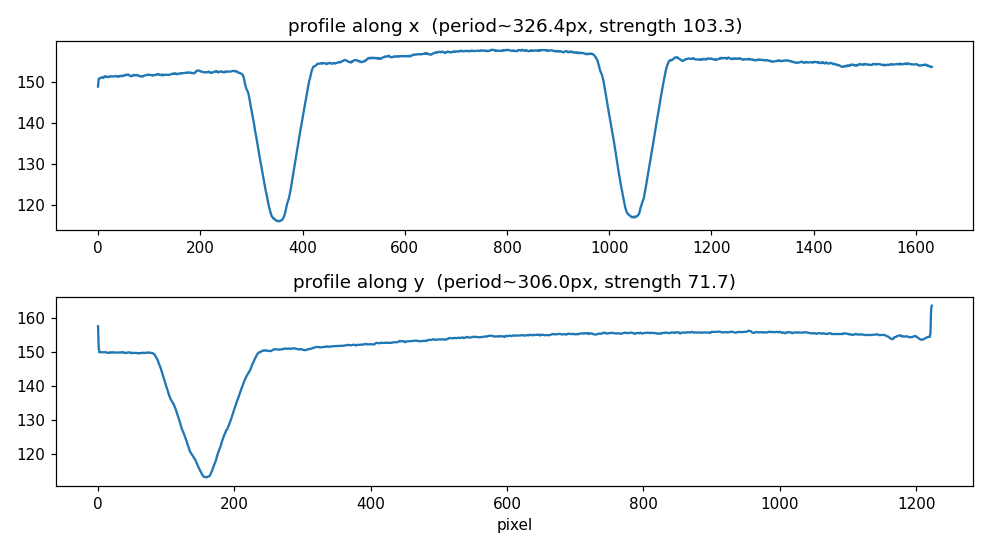
#> input picture experiments/week1-system-calibration/calibration/profiles.png, 990 x 550 px
$ python calibrate_scale.py ../calibration/profiles.png
#> lines starting #> are read from the running program, lines starting #| are printed output that depends on the picture
"""
calibrate_scale.py  (week1-system-calibration)
----------------------------------------------
Spatial calibration  um/px  for the 1632x1224 mode, from the ruler video
(a 0.1 mm = 100 um square grid). This is the CUBED lever: k_B is proportional
to (um/px)^3, so a 1% error here is 3% in k_B. We therefore measure the grid
period to sub-pixel precision and propagate an uncertainty.

Method (AUTO, default)
----------------------
1. Median several frames of the (static) ruler -> clean image, dust removed.
2. For each axis, COLLAPSE the perpendicular direction with a MEDIAN (not mean):
   a dark grid line is dark for almost every pixel along its length, so the
   median keeps it; the few rows/cols carrying the *crossing* lines are a
   minority and the median rejects them. -> one clean 1-D profile per axis.
3. Detect every dark line as a peak of the inverted profile, and locate each
   line CENTER to sub-pixel precision as the midpoint of its half-maximum
   crossings (robust for thick, flat-bottomed bars).
4. Assign each center an integer grid index (rounding to the median spacing, so
   a missing line does not corrupt the fit) and LINEAR-FIT center vs index.
   The slope is the period in px; its standard error gives the uncertainty.
5. um_per_px = pitch_um / period_px,  done for x and y, with an isotropy check.

    um_per_px = period_um / period_px        [um/px]
    d(k_B)/k_B = 3 * d(um_per_px)/um_per_px   (the cube)

Writes calibration/scale.json (+ keeps a human note) and calibration/scale_check.png
(profiles with detected centers) for you to eyeball the line count.

Usage
-----
    cd experiments/week1-system-calibration
    python scripts/calibrate_scale.py                       # ruler video, both axes
    python scripts/calibrate_scale.py --image calibration/ruler.png
    python scripts/calibrate_scale.py --dry-run             # report only, don't write scale.json
    # coarse fallback (two points read off ruler.png, 100 um apart on x):
    python scripts/calibrate_scale.py --manual --p1 365 --p2 1040 --dist-um 100 --axis x
"""

import argparse
import json
import os
import sys

import numpy as np

import _paths

DEFAULT_RULER = "measurent_0.1mm_focused.avi"


# --------------------------------------------------------------------------- IO
def _gray(a):
    a = np.asarray(a)
    if a.ndim == 3:
        a = a[..., :3].mean(axis=-1)
    return a.astype(np.float32)


def read_frames(path, n_sample=21):
    """Grayscale float32 frames sampled across the (static) ruler video."""
#> called with path = '../calibration/profiles.png', n_sample = 21
    try:
        import imageio.v3 as iio
        frames = []
        for i, fr in enumerate(iio.imiter(path, plugin="pyav")):
            if i % 3 == 0:
                frames.append(_gray(fr))
            if len(frames) >= n_sample:
                break
        if frames:
            return frames
    except Exception as e:
        print(f"[imageio/pyav failed: {e}] falling back to OpenCV", file=sys.stderr)
    import cv2
    cap = cv2.VideoCapture(path)
    if not cap.isOpened():
        sys.exit(f"could not open {path}")
    total = int(cap.get(cv2.CAP_PROP_FRAME_COUNT)) or 1
    idx = np.linspace(0, max(total - 1, 0), n_sample).astype(int)
    frames = []
    for i in idx:
        cap.set(cv2.CAP_PROP_POS_FRAMES, int(i))
        ok, fr = cap.read()
        if ok:
            frames.append(_gray(fr))
    cap.release()
    if not frames:
        sys.exit("opened the file but read no frames (codec issue).")
    return frames


def read_image(path):
    try:
        import imageio.v3 as iio
        return _gray(iio.imread(path))
    except Exception:
        import cv2
        a = cv2.imread(path, cv2.IMREAD_GRAYSCALE)
        if a is None:
            sys.exit(f"could not read image {path}")
        return a.astype(np.float32)


# ----------------------------------------------------------------- line finding
def _find_peaks(d, height, distance):
    """Local maxima of d above `height`, no two within `distance` (keep tallest)."""
    try:
        from scipy.signal import find_peaks
        pk, _ = find_peaks(d, height=height, distance=distance)
        return list(pk)
    except Exception:
        cand = [i for i in range(1, len(d) - 1)
                if d[i] >= d[i - 1] and d[i] > d[i + 1] and d[i] >= height]
        cand.sort(key=lambda i: -d[i])
        kept = []
        for i in cand:
            if all(abs(i - j) >= distance for j in kept):
                kept.append(i)
        return sorted(kept)


def _half_max_center(d, pk):
    """Sub-pixel line center = midpoint of the half-maximum crossings of peak pk."""
    half = 0.5 * d[pk]
    i = pk
    while i > 0 and d[i] > half:
        i -= 1
    xl = i if d[i + 1] == d[i] else i + (half - d[i]) / (d[i + 1] - d[i])
    j = pk
    while j < len(d) - 1 and d[j] > half:
        j += 1
    xr = j if d[j] == d[j - 1] else (j - 1) + (half - d[j - 1]) / (d[j] - d[j - 1])
    on_edge = (i == 0) or (j == len(d) - 1)
    return 0.5 * (xl + xr), on_edge


def line_centers(profile, prom_frac, distance, edge_guard):
    """Return sub-pixel centers of dark lines in a 1-D profile (bright background)."""
    d = profile.max() - profile               # dark lines -> positive peaks
    height = prom_frac * (d.max() - d.min())
    peaks = _find_peaks(d, height=height, distance=distance)
    centers = []
    n = len(d)
    for pk in peaks:
        c, on_edge = _half_max_center(d, pk)
        if on_edge or c < edge_guard or c > n - 1 - edge_guard:
            continue                          # drop partial bars at the frame edge
        centers.append(c)
    return np.array(sorted(centers))


def fit_period(centers):
    """Linear-fit line center vs grid index. Returns dict with period_px + stderr."""
    n = len(centers)
    if n < 2:
        return None
    diffs = np.diff(centers)
    m0 = float(np.median(diffs))
    idx = np.round((centers - centers[0]) / m0).astype(int)   # robust to a skipped line
    if n == 2:
        period = float(centers[1] - centers[0]) / max(idx[1], 1)
        return dict(period_px=period, period_err=np.nan, rms_px=0.0,
                    n_lines=n, n_periods=int(idx[-1]))
    coef, cov = np.polyfit(idx, centers, 1, cov=True)
    period, b = float(coef[0]), float(coef[1])
    period_err = float(np.sqrt(cov[0, 0]))
    rms = float(np.std(centers - (period * idx + b)))
    return dict(period_px=period, period_err=period_err, rms_px=rms,
                n_lines=n, n_periods=int(idx[-1]))


def measure_axis(profile, pitch_um, prom_frac, distance, edge_guard):
    c = line_centers(profile, prom_frac, distance, edge_guard)
    fit = fit_period(c)
    if fit is None:
        return None, c
    fit["mpp"] = pitch_um / fit["period_px"]
    fit["mpp_err"] = (fit["mpp"] * fit["period_err"] / fit["period_px"]
                      if np.isfinite(fit["period_err"]) else np.nan)
    fit["centers"] = c
    return fit, c


# ----------------------------------------------------------------------- driver
def main():
    p = argparse.ArgumentParser(description="Measure um/px from the ruler grid (sub-pixel).")
    p.add_argument("source", nargs="?", default=None,
                   help="ruler video or image; default = videos/" + DEFAULT_RULER)
    p.add_argument("--image", action="store_true", help="treat source as a still image")
    p.add_argument("--pitch-um", type=float, default=100.0, help="grid pitch (um); slide = 100")
    p.add_argument("--prom-frac", type=float, default=0.30, help="peak height as frac of profile range")
    p.add_argument("--min-sep", type=int, default=150, help="min px between distinct lines")
    p.add_argument("--edge-guard", type=int, default=8, help="ignore lines within N px of the edge")
    p.add_argument("--dry-run", action="store_true", help="report + plot, do NOT write scale.json")
    # manual fallback
    p.add_argument("--manual", action="store_true")
    p.add_argument("--p1", type=float); p.add_argument("--p2", type=float)
    p.add_argument("--dist-um", type=float, default=100.0)
    p.add_argument("--axis", choices=["x", "y"], default="x")
    args = p.parse_args()

    import matplotlib
    matplotlib.use("Agg")
    import matplotlib.pyplot as plt

    os.makedirs(_paths.CALIB_DIR, exist_ok=True)

    if args.manual:
        if args.p1 is None or args.p2 is None:
            sys.exit("--manual needs --p1 and --p2")
        period_px = abs(args.p2 - args.p1)
        mpp = args.dist_um / period_px
        print(f"[manual] {args.dist_um} um spans {period_px:.1f} px on {args.axis} -> "
              f"um_per_px = {mpp:.5f}")
        return

    # --- build a clean ruler image -----------------------------------------
    src = args.source or _paths.video(DEFAULT_RULER)
    if not os.path.exists(src):
        alt = os.path.join(_paths.CALIB_DIR, "ruler.png")
        if os.path.exists(alt):
            src, args.image = alt, True
        else:
            sys.exit(f"no ruler source found ({src} missing, no calibration/ruler.png)")
    if args.image:
        ruler = read_image(src); n_med = 1
        src_desc = f"image:{os.path.basename(src)}"
    else:
        frames = read_frames(src); ruler = np.median(np.stack(frames), axis=0)
        n_med = len(frames); src_desc = f"video:{os.path.basename(src)} (median of {n_med})"
    H, W = ruler.shape
    plt.imsave(os.path.join(_paths.CALIB_DIR, "ruler.png"), ruler, cmap="gray")
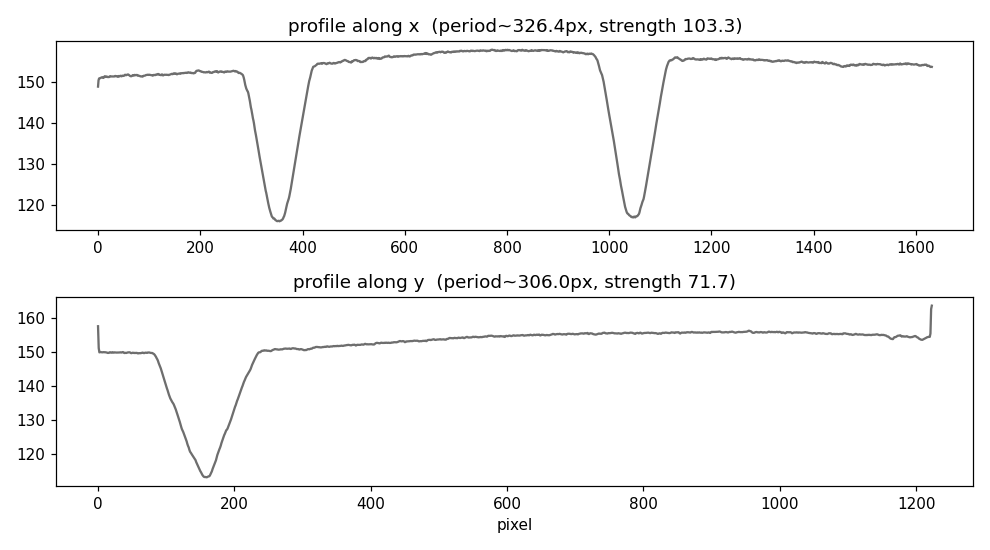
#> saved as ruler.png: shape (550, 990, 3); min 0, max 255, mean 248.1

    # --- median-collapse profiles + per-axis period -------------------------
    prof_x = np.median(ruler, axis=0)   # vertical lines -> dips along x
    prof_y = np.median(ruler, axis=1)   # horizontal lines -> dips along y
    fx, cx = measure_axis(prof_x, args.pitch_um, args.prom_frac, args.min_sep, args.edge_guard)
    fy, cy = measure_axis(prof_y, args.pitch_um, args.prom_frac, args.min_sep, args.edge_guard)

    def show(tag, f):
        if not f:
            print(f"  [{tag}] <2 lines detected -- cannot measure on this axis"); return
        e = f"+/- {f['mpp_err']:.5f}" if np.isfinite(f["mpp_err"]) else "(no unc: only 2 lines)"
        print(f"  [{tag}] {f['n_lines']} lines / {f['n_periods']} period(s): "
              f"period = {f['period_px']:.2f} px (rms {f['rms_px']:.2f}px) -> "
              f"um_per_px = {f['mpp']:.5f} {e}")
    print(f"[ruler] {W}x{H}  {src_desc}")
    show("x", fx); show("y", fy)

    # --- combine axes -------------------------------------------------------
    cand = [f for f in (fx, fy) if f]
    if not cand:
        sys.exit("no axis yielded >=2 grid lines; check --prom-frac/--min-sep and scale_check.png")
    have_err = [f for f in cand if np.isfinite(f["mpp_err"]) and f["mpp_err"] > 0]
    if len(have_err) == len(cand) and len(cand) > 1:
        w = np.array([1 / f["mpp_err"] ** 2 for f in cand])
        mpp = float(np.sum(w * np.array([f["mpp"] for f in cand])) / w.sum())
        mpp_err = float(1 / np.sqrt(w.sum()))
    else:
        best = min(cand, key=lambda f: (np.inf if not np.isfinite(f["mpp_err"]) else f["mpp_err"]))
        mpp, mpp_err = best["mpp"], best["mpp_err"]
    aniso = (abs(fx["mpp"] - fy["mpp"]) / (0.5 * (fx["mpp"] + fy["mpp"])) * 100
             if (fx and fy) else float("nan"))
    print(f"\n[result] um_per_px = {mpp:.5f} +/- {mpp_err if np.isfinite(mpp_err) else float('nan'):.5f}"
          f"   (1 px = {mpp*1000:.1f} nm)")
    if np.isfinite(aniso):
        print(f"[result] x vs y isotropy: {aniso:.2f}%  ({'square pixels OK' if aniso<3 else 'CHECK: anisotropic!'})")
    if np.isfinite(mpp_err):
        print(f"[result] -> k_B uncertainty from calibration alone ~ {300*mpp_err/mpp:.1f}% (3x, the cube)")
    print(f"[compare] previous hand value 0.14390 -> change {(mpp/0.1439-1)*100:+.2f}%  "
          f"(k_B shifts ~{((mpp/0.1439)**3-1)*100:+.1f}%)")

    # --- diagnostic plot ----------------------------------------------------
    fig, ax = plt.subplots(2, 1, figsize=(10, 6))
    for a, prof, f, name in ((ax[0], prof_x, fx, "x (vertical lines)"),
                             (ax[1], prof_y, fy, "y (horizontal lines)")):
        a.plot(prof, lw=0.8)
        if f is not None:
            for c in f["centers"]:
                a.axvline(c, color="r", lw=0.8, alpha=0.7)
            a.set_title(f"profile along {name}: {f['n_lines']} lines, "
                        f"period {f['period_px']:.2f}px, um/px {f['mpp']:.5f}")
        else:
            a.set_title(f"profile along {name}: <2 lines detected")
        a.set_ylabel("median intensity")
    ax[1].set_xlabel("pixel")
    fig.tight_layout()
    fig.savefig(os.path.join(_paths.CALIB_DIR, "scale_check.png"), dpi=120)
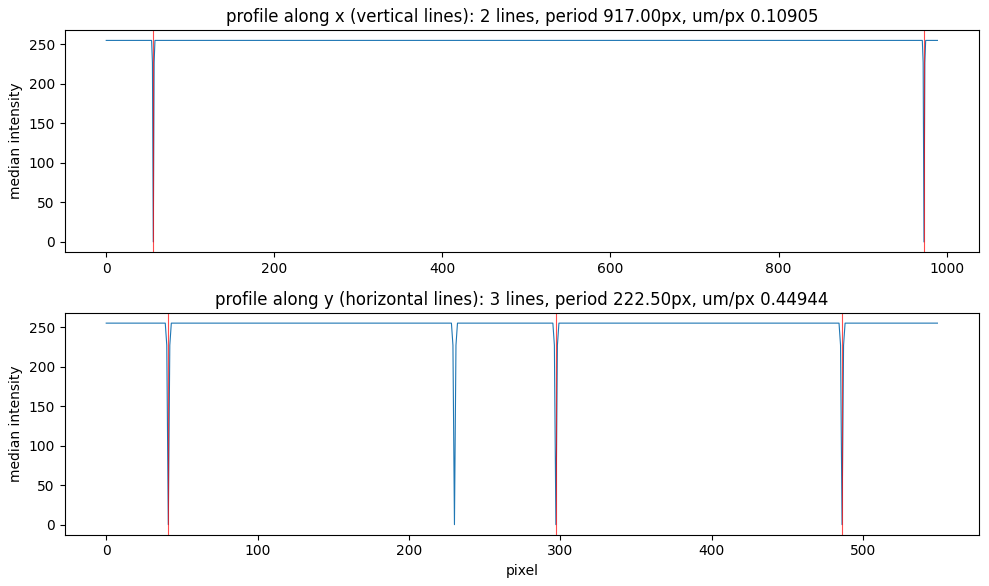
#> figure drawn by matplotlib, 2 panels; panel 1: curve peaks at x = 0, y = 255; panel 2: curve peaks at x = 0, y = 255
    print(f"[plot] wrote {os.path.join(_paths.CALIB_DIR, 'scale_check.png')}  (EYEBALL: one red line per grid line)")

    # --- write scale.json ---------------------------------------------------
    if args.dry_run:
        print("[dry-run] scale.json NOT written.")
        return

    def axis_block(f):
        if not f:
            return None
        return {"um_per_px": round(f["mpp"], 6),
                "um_per_px_unc": (round(f["mpp_err"], 6) if np.isfinite(f["mpp_err"]) else None),
                "period_px": round(f["period_px"], 3),
                "period_err_px": (round(f["period_err"], 3) if np.isfinite(f["period_err"]) else None),
                "n_lines": f["n_lines"], "n_periods": f["n_periods"], "rms_px": round(f["rms_px"], 3)}

    out = {
        "_note": ("Spatial calibration for the 1632x1224 mode (run2-run10). Sub-pixel "
                  "grid-line centers (half-max midpoints) on a median-collapsed ruler "
                  "profile; period from a linear fit of center-vs-index over all lines. "
                  "k_B scales as (um_per_px)^3, so this is the highest-leverage number."),
        "um_per_px": round(mpp, 6),
        "um_per_px_unc": (round(mpp_err, 6) if np.isfinite(mpp_err) else None),
        "pitch_um": args.pitch_um,
        "axes": {"x": axis_block(fx), "y": axis_block(fy)},
        "isotropy_pct": (round(aniso, 3) if np.isfinite(aniso) else None),
        "source": src_desc,
        "resolution": f"{W}x{H}",
        "applies_to": "run2..run10 (1632x1224 mode only; NOT run1/test at 2560x1920)",
        "objective": "40x",
        "method": "sub-pixel half-max line centers + linear period fit (both axes)",
    }
    with open(_paths.SCALE_JSON, "w", encoding="utf-8") as fh:
        json.dump(out, fh, indent=2)
    print(f"[write] {_paths.SCALE_JSON}  (um_per_px = {mpp:.5f})")


if __name__ == "__main__":
    main()
